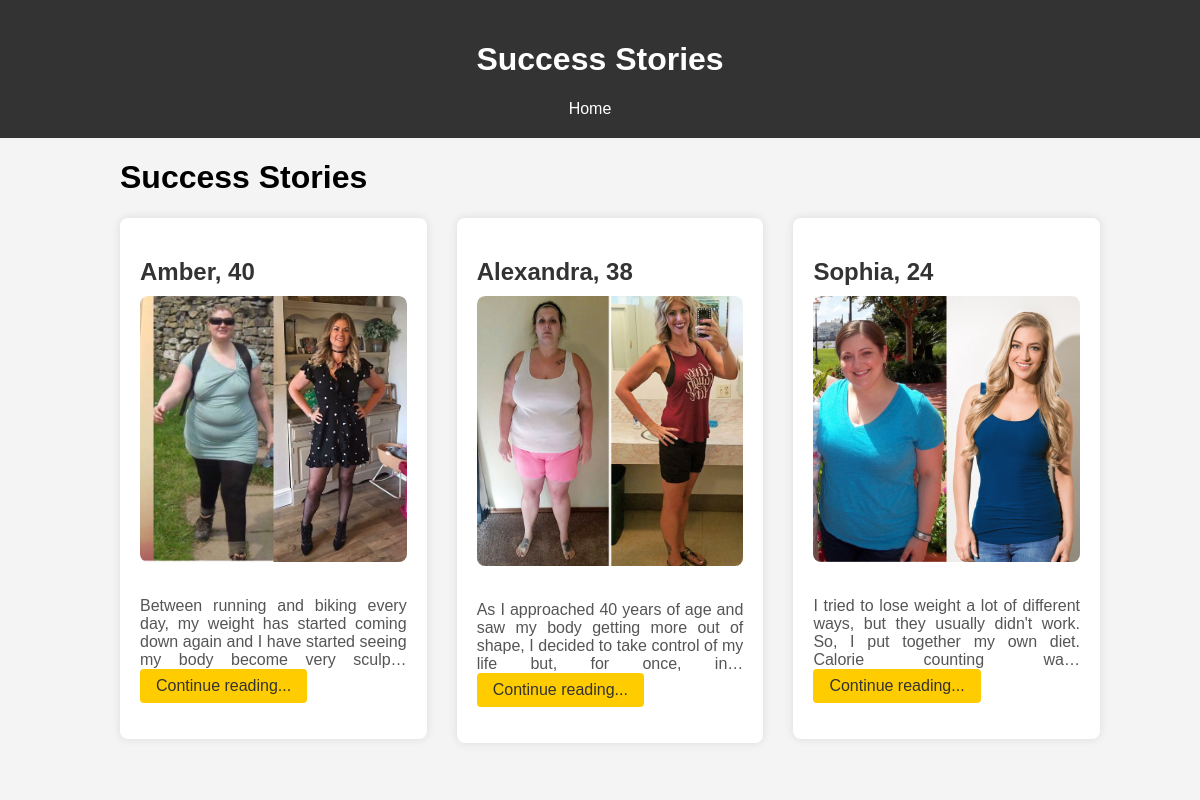
Screenshot of /stories/ with the database file from the repository.
### results/models.py (models this page shows, shortened)
class SuccessStory(models.Model):
    user_name = models.CharField(max_length=100)
    before_after_photo = models.ImageField(upload_to='success_stories')
    description = models.TextField(blank=True, null=True)
    before = models.FloatField(blank=True, null=True)
    after = models.FloatField(blank=True, null=True)
    height = models.FloatField(blank=True, null=True)

### results/views.py (the view)
# urls.py: path('stories/', views.success_stories, name='success_stories'),
def success_stories(request):
    stories = SuccessStory.objects.all()
    return render(request, 'success_stories.html', {'stories': stories})

### templates/success_stories.html (shortened to what this page needs)
<!DOCTYPE html>
<html lang="en">
<head>
</head>
<body>
    <header>
        <h1>Success Stories</h1>
        <nav>
            <ul>
                <li><a href="/mainpage/">Home</a></li>
            </ul>
        </nav>
    </header>
    <main>
    <h1>Success Stories</h1>
    <div class="stories-container">
        {% for story in stories %}
            <div class="story">
                <h2>{{ story.user_name }}</h2>
                <div class="image-wrapper">
                    <img src="{{ story.before_after_photo.url }}" alt="Before Photo">
                </div>
                <p>{{ story.description | truncatechars:130 }} <a href="/stories/{{story.id}}/" class="read-more">Continue reading...</a></p>
            </div>
        {% endfor %}
    </div>
</main>
</body>
</html>

### templates/success_stories.html (style rules this page uses)
body { font-family: Arial, sans-serif; margin: 0; padding: 0; background-color: #f4f4f4; }
header { background-color: #333; color: white; padding: 20px; text-align: center; }
nav ul { list-style-type: none; margin: 0; padding: 0; }
nav ul li { display: inline; margin-right: 20px; }
nav ul li a { color: white; text-decoration: none; }
main { width: 80%; margin: 20px auto; }
.story { background-color: #fff; border-radius: 8px; box-shadow: 0 0 10px rgba(0, 0, 0, 0.1); padding: 20px; margin-bottom: 20px; }
.story img { max-width: 100%; height: auto; border-radius: 8px; margin-bottom: 15px; }
.story h2 { color: #333; font-size: 24px; margin-bottom: 10px; }
.story p { color: #555; font-size: 16px; }
.story { background-color: #fff; border-radius: 8px; box-shadow: 0 0 10px rgba(0, 0, 0, 0.1); padding: 20px; margin-bottom: 20px; width: calc(33.33% - 20px); display: inline-block; vertical-align: top; transition: transform 0.3s ease-in-out; }
.stories-container { text-align: justify; margin-right: -4px; }
.stories-container:after { content: ''; display: inline-block; width: 100%; }
.image-wrapper { overflow: hidden; border-radius: 8px; margin-bottom: 15px; position: relative; transition: transform 0.3s ease-in-out; }
.story img { max-width: 100%; height: auto; border-radius: 8px; transition: transform 0.3s ease-in-out; }
.story { background-color: #fff; border-radius: 8px; box-shadow: 0 0 10px rgba(0, 0, 0, 0.1); padding: 20px; margin-bottom: 20px; width: calc(33.33% - 20px); display: inline-block; vertical-align: top; margin-right: 20px; box-sizing: border-box; transition: transform 0.3s ease-in-out; }
.stories-container { text-align: justify; margin-right: -20px; }
.story:last-child { margin-right: 0; }
.read-more { display: inline-block; padding: 8px 16px; background-color: #ffcc00; color: #333; text-decoration: none; border-radius: 4px; transition: background-color 0.3s ease; }

### rows the page displays
SuccessStory: user_name "Amber, 40", before_after_photo (picture), description "Between running and biking every day, my weight has started coming down again and I have started seeing my body become very sculp…"
SuccessStory: user_name "Alexandra, 38", before_after_photo (picture), description "As I approached 40 years of age and saw my body getting more out of shape, I decided to take control of my life but, for once, in…"
SuccessStory: user_name "Sophia, 24", before_after_photo (picture), description "I tried to lose weight a lot of different ways, but they usually didn't work. So, I put together my own diet. Calorie counting wa…"
